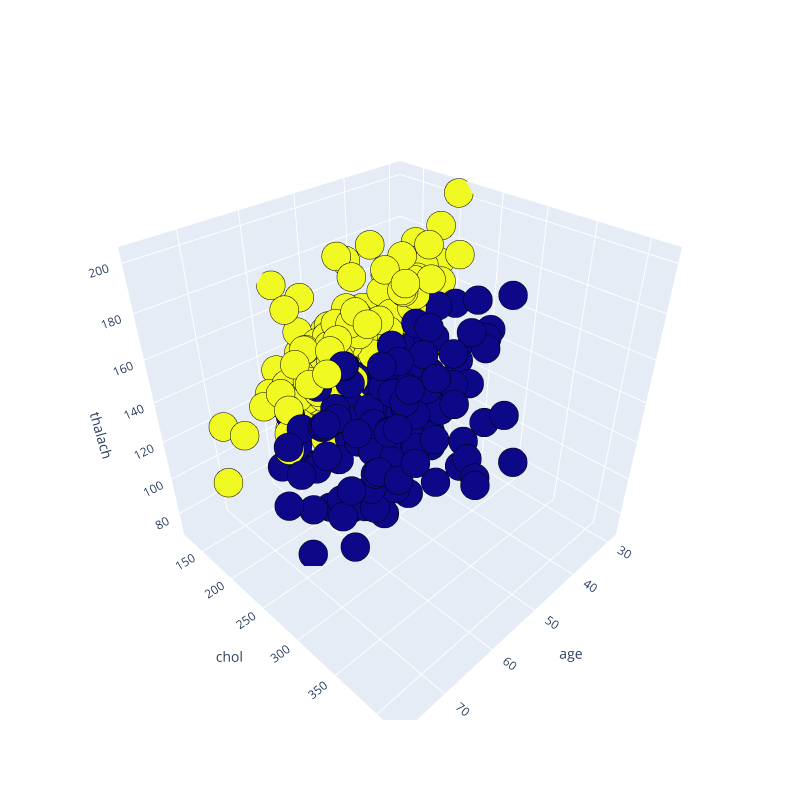

The notebook cell saved with this chart:
### Code cell
# 3d scatterplot using plotly
Scene = dict(xaxis = dict(title  = 'age'),yaxis = dict(title  = 'chol'),zaxis = dict(title  = 'thalach'))

# model.labels_ is nothing but the predicted clusters i.e y_clusters
labels = model3D2.labels_
trace = go.Scatter3d(x=B2.values[:, 0], y=B2.values[:, 1], z=B2.values[:, 2], mode='markers',marker=dict(color = labels, size= 10, line=dict(color= 'black',width = 10)))
layout = go.Layout(margin=dict(l=0,r=0),scene = Scene,height = 800,width = 800)
data = [trace]
fig = go.Figure(data = data, layout = layout)
fig.show()
fig.write_html("3clusters.html")

### Figure 1 — Plotly figure (JSON) as saved in the notebook; plotly's stock layout.template omitted (floating-point values rounded to 4 significant figures; data arrays with more than 128 entries replaced by an {"elided": "..."} marker saying what was removed)
{"data": [{"marker": {"color": {"elided": "297 int values"}, "line": {"color": "black", "width": 10}, "size": 10}, "mode": "markers", "type": "scatter3d", "x": {"elided": "297 int values"}, "y": {"elided": "297 int values"}, "z": {"elided": "297 int values"}}], "layout": {"height": 800, "margin": {"l": 0, "r": 0}, "scene": {"xaxis": {"title": {"text": "age"}}, "yaxis": {"title": {"text": "chol"}}, "zaxis": {"title": {"text": "thalach"}}}, "width": 800}}
